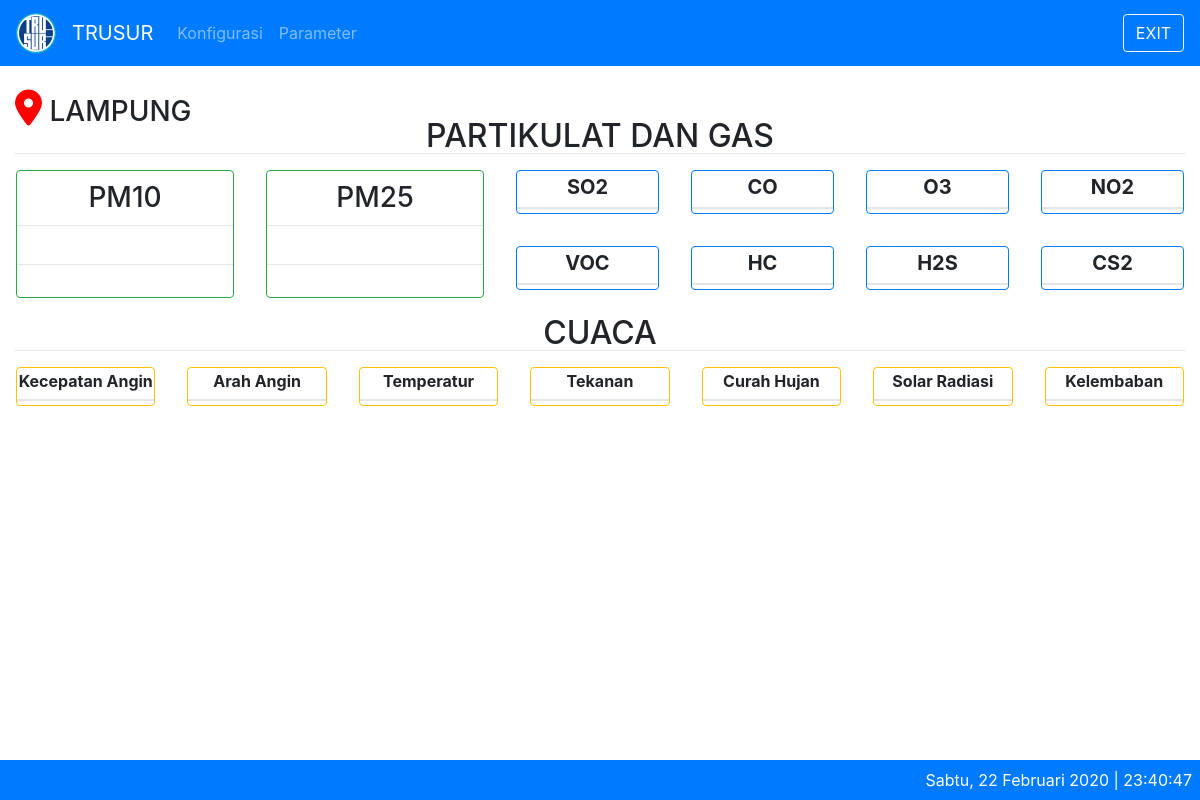
The page / on the database its author committed.
### tables this page shows
CREATE TABLE IF NOT EXISTS `aqm_params` (
  `id` int(11) NOT NULL AUTO_INCREMENT,
  `param_id` varchar(10) NOT NULL,
  `caption` varchar(100) NOT NULL,
  `default_unit` varchar(10) NOT NULL,
  `satuan` VARCHAR(20) NOT NULL,
  `is_view` smallint(6) NOT NULL,
  `xtimestamp` timestamp NOT NULL DEFAULT current_timestamp() ON UPDATE current_timestamp(),
  PRIMARY KEY (`id`),
  UNIQUE KEY `param_id` (`param_id`)
);

### application/libraries/Temp_frontend.php (called while the page is built)
<?php
Class Temp_frontend{
	var $template_data = array();
	function set($name, $value){
		$this->template_data[$name] = $value;
	}
	function load($temp_frontend = '', $view = '', $view_data = array(), $return = FALSE){
		$this->CI =& get_instance();
		$this->set('contents', $this->CI->load->view($view, $view_data, TRUE));
		return $this->CI->load->view($temp_frontend, $this->template_data, $return);
	}
}

### application/controllers/Home.php (called while the page is built, shortened)
<?php
class Home extends CI_Controller {
	public function index()
	{
		$data['title'] = 'Aqm Master';
		$data['all'] = $this->getdata_m->getall();
		$data['partikulats'] = $this->getdata_m->getParamsPartikulat();
		$data['partikulatflows'] = $this->getdata_m->getParamsPartikulatFlow();
		$data['gass'] = $this->getdata_m->getParamsGas();
		$data['cuacas'] = $this->getdata_m->getParamsCuaca();
		$this->temp_frontend->load('master/theme/theme', 'master/home/home', $data);
	}
}

### index.php (called while the page is built, shortened)
<?php
require_once BASEPATH.'core/CodeIgniter.php';

### application/models/Getdata_m.php (called while the page is built, shortened)
<?php
class Getdata_m extends CI_Model {
	public function getAll($id = FALSE)
	{
		if($id === FALSE)
		{
			$this->db->order_by('id', 'DESC');
			$this->db->limit('1');
			$query = $this->db->get('aqm_sensor_values');
			return $query->result_array();
		}
		$query = $this->db->get_where('aqm_sensor_values', array('id' => $id));
		return $query->row_array();
	}
	public function getParamsPartikulat($id = FALSE)
	{
		if($id === FALSE)
		{
			$partikulat = array('pm10','pm25');
			$this->db->order_by('id', 'ASC');
			$this->db->where('is_view', '1');
			$this->db->where_in('param_id', $partikulat);
			$query = $this->db->get('aqm_params');
			return $query->result_array();
		}
		$query = $this->db->get_where('aqm_params', array('id' => $id));
		return $query->row_array();
	}
	public function getParamsPartikulatFlow($id = FALSE)
	{
		if($id === FALSE)
		{
			$partikulatflow = array('pm10_flow','pm25_flow');
			$this->db->order_by('id', 'ASC');
			$this->db->where('is_view', '1');
			$this->db->where_in('param_id', $partikulatflow);
			$query = $this->db->get('aqm_params');
			return $query->result_array();
		}
		$query = $this->db->get_where('aqm_params', array('id' => $id));
		return $query->row_array();
	}
	public function getParamsGas($id = FALSE)
	{
		if($id === FALSE)
		{
			$gas = array('so2','co','o3','no2','voc','hc','h2s','cs2');
			$this->db->order_by('id', 'ASC');
			$this->db->where('is_view', '1');
			$this->db->where_in('param_id', $gas);
			$query = $this->db->get('aqm_params');
			return $query->result_array();
		}
		$query = $this->db->get_where('aqm_params', array('id' => $id));
		return $query->row_array();
	}
	public function getParamsCuaca($id = FALSE)
	{
		if($id === FALSE)
		{
			$cuaca = array('WindSpeed','WindDir','TempIn','TempOut','Barometer','RainDay','RainRate','SolarRad','HumIn','HumOut');
			$this->db->order_by('id', 'ASC');
			$this->db->where('is_view', '1');
			$this->db->where_in('param_id', $cuaca);
			$query = $this->db->get('aqm_params');
			return $query->result_array();
		}
		$query = $this->db->get_where('aqm_params', array('id' => $id));
		return $query->row_array();
	}
}

### application/views/master/home/home.php (the view, shortened to what this page needs)
<div class="container-fluid">
  <br>
  <h3 class="text-left"><i class='fas fa-map-marker-alt' style='font-size:36px;color:red'></i> LAMPUNG</h3>
  <div style="margin-top: -20px;">
    <div class="text-center">
      <h2>PARTIKULAT DAN GAS</h2>
      <hr style="margin-top: -10px;margin-bottom: 0px;">
    </div>
    <div class="row text-center">
      <div class="col-sm-5">
        <div class="row justify-content-center">
        <?php foreach($partikulats as $partikulat) : ?>
          <div class="col-sm-6 p-3">
            <div class="card border border-success">
              <h3 style="margin-top: 10px;"><?= $partikulat['caption'] ?></h3>
              <hr style="margin-top: 2px; margin-bottom: 11px;">
              <hr style="margin-bottom: 4px;margin-top: 11px;">
            </div>
          </div>
        <?php endforeach ?>
        </div>
      </div>
      <div class="col-sm-7">
        <div class="row justify-content-center">
        <?php foreach($gass as $gas) : ?>
          <div class="col-sm-3 p-3">
            <div class="card border border-primary">
              <h5 class="font-weight-bold" style="margin-top: 4px;"><?= $gas['caption'] ?></h5>
              <hr style="margin-top: 0px; margin-bottom: -4px;">
              <hr style="margin-bottom: 0px; margin-top: -4px;">
            </div>
          </div>
        <?php endforeach ?>
        </div>
      </div>
    </div>
    <div class="text-center">
      <h2>CUACA</h2>
      <hr style="margin-top: -10px;margin-bottom: 0px;">
    </div>
    <div class="row text-center">
      <div class="col-sm">
        <div class="row justify-content-center">
        <?php foreach($cuacas as$cuaca) : ?>
          <div class="col-sm p-3">
            <div class="card border border-warning">
              <h6 class="font-weight-bold" style="margin-top: 4px;"><?= $cuaca['caption'] ?></h6>
              <hr style="margin-top: 0px; margin-bottom: -4px;">
              <hr style="margin-bottom: 0px; margin-top: -4px;">
            </div>
          </div>
        <?php endforeach ?>
        </div>
      </div>
    </div>
  </div>
</div>

### application/views/master/theme/theme.php (shortened to what this page needs)
<!doctype html>
<html lang="en">
  <head>
    <link rel="stylesheet" href="<?= base_url('assets/dist/css/bootstrap.min.css') ?>">
    <link rel="stylesheet" href="<?= base_url('assets/plugins/datatables-bs4/css/dataTables.bootstrap4.css') ?>">
    <link rel="stylesheet" href="<?= base_url('assets/plugins/datatables-buttons/css/buttons.dataTables.min.css') ?>">
  </head>
  <body onload="startTime()" >
    <nav class="navbar navbar-expand-lg navbar-dark bg-primary sticky-top">
      <a class="navbar-brand" href="<?= site_url() ?>">
          <img src="<?= base_url('assets/dist/img/trusur_logo3.png') ?>" alt="">
        </a>
      <a class="navbar-brand" href="<?= site_url() ?>">TRUSUR</a>
      <div class="collapse navbar-collapse" id="navbarText">
        <ul class="navbar-nav mr-auto">
          <li class="nav-item <?= $this->uri->uri_string() == 'konfigurasi' ? 'active' : ''; ?>">
            <a class="nav-link" href="<?= site_url('konfigurasi') ?>">Konfigurasi</a>
          </li>
          <li class="nav-item <?= $this->uri->uri_string() == 'parameter' ? 'active' : ''; ?>">
            <a class="nav-link" href="<?= site_url('parameter') ?>">Parameter</a>
          </li>
        </ul>
        <form class="form-inline my-2 my-lg-0">
          <button type="button" onclick="window.close();" class="btn btn-outline-light my-2 my-sm-0">EXIT</button>
        </form>
      </div>
    </nav>
    <?=$contents?>
    <div class="footer bg-primary text-right p-2">
      <?php
      $day = date("D");
      $dayList = array(
        'Sun' => 'Minggu',
        'Mon' => 'Senin',
        'Tue' => 'Selasa',
        'Wed' => 'Rabu',
        'Thu' => 'Kamis',
        'Fri' => 'Jumat',
        'Sat' => 'Sabtu'
      );
      $month = date("m");
      $monthList = array(
        '01' => 'Januari',
        '02' => 'Februari',
        '03' => 'Maret',
        '04' => 'April',
        '05' => 'Mei',
        '06' => 'Juni',
        '07' => 'Juli',
        '08' => 'Agustus',
        '09' => 'September',
        '10' => 'Oktober',
        '11' => 'November',
        '12' => 'Desember',
      );
      echo $dayList[$day].', '.date("j").' '.$monthList[$month].' '.date("Y").' | <a id="clock"></a>'; ?>
    </div>
  </body>
</html>

### application/views/master/theme/theme.php (style rules this page uses)
.footer { position: fixed; left: 0; bottom: 0; width: 100%; color: white; text-align: center; }

### rows shown on the page
aqm_params: caption "PM10"
aqm_params: caption "PM25"
aqm_params: caption "SO2"
aqm_params: caption "CO"
aqm_params: caption "O3"
aqm_params: caption "NO2"
aqm_params: caption "VOC"
aqm_params: caption "HC"
aqm_params: caption "H2S"
aqm_params: caption "CS2"
aqm_params: caption "Kecepatan Angin"
aqm_params: caption "Arah Angin"
aqm_params: caption "Temperatur"
aqm_params: caption "Tekanan"
aqm_params: caption "Curah Hujan"
aqm_params: caption "Solar Radiasi"
aqm_params: caption "Kelembaban"
